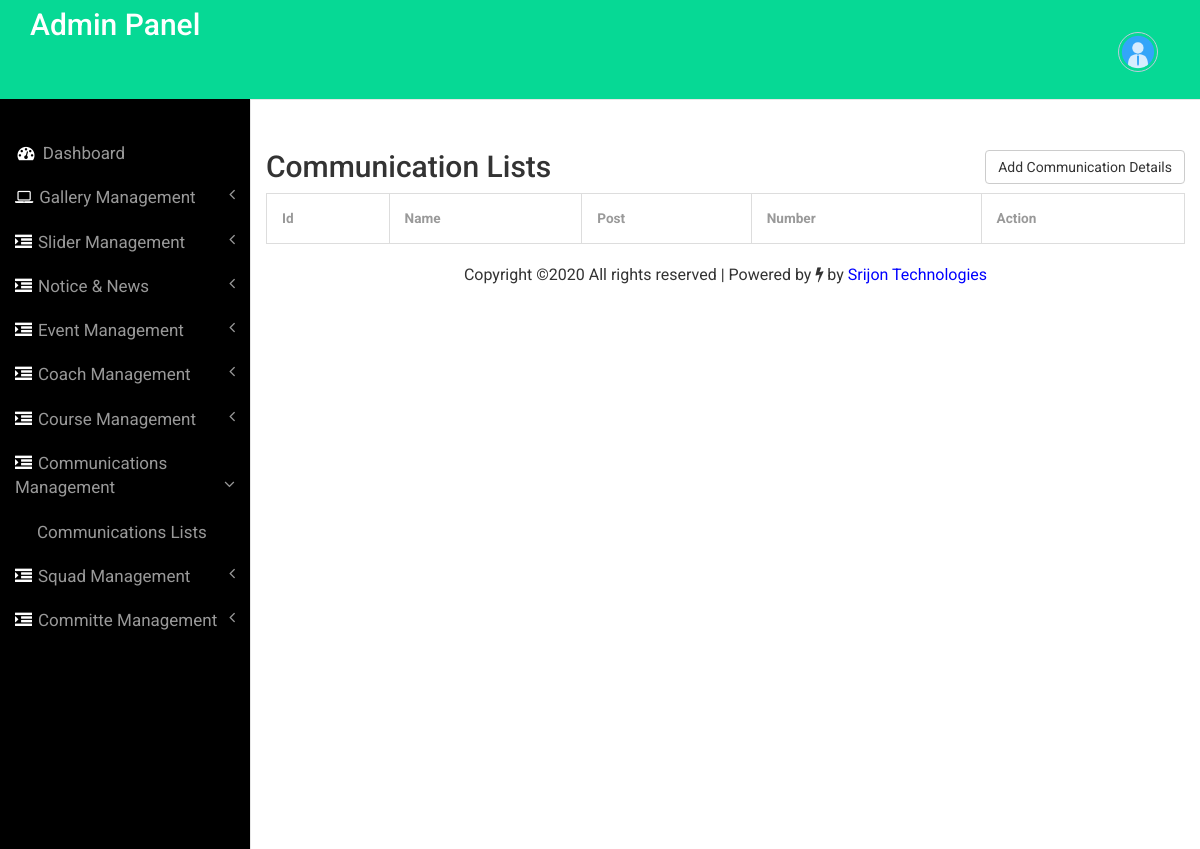
Before: /admin/comms_list.php (signed in) with the older database file.
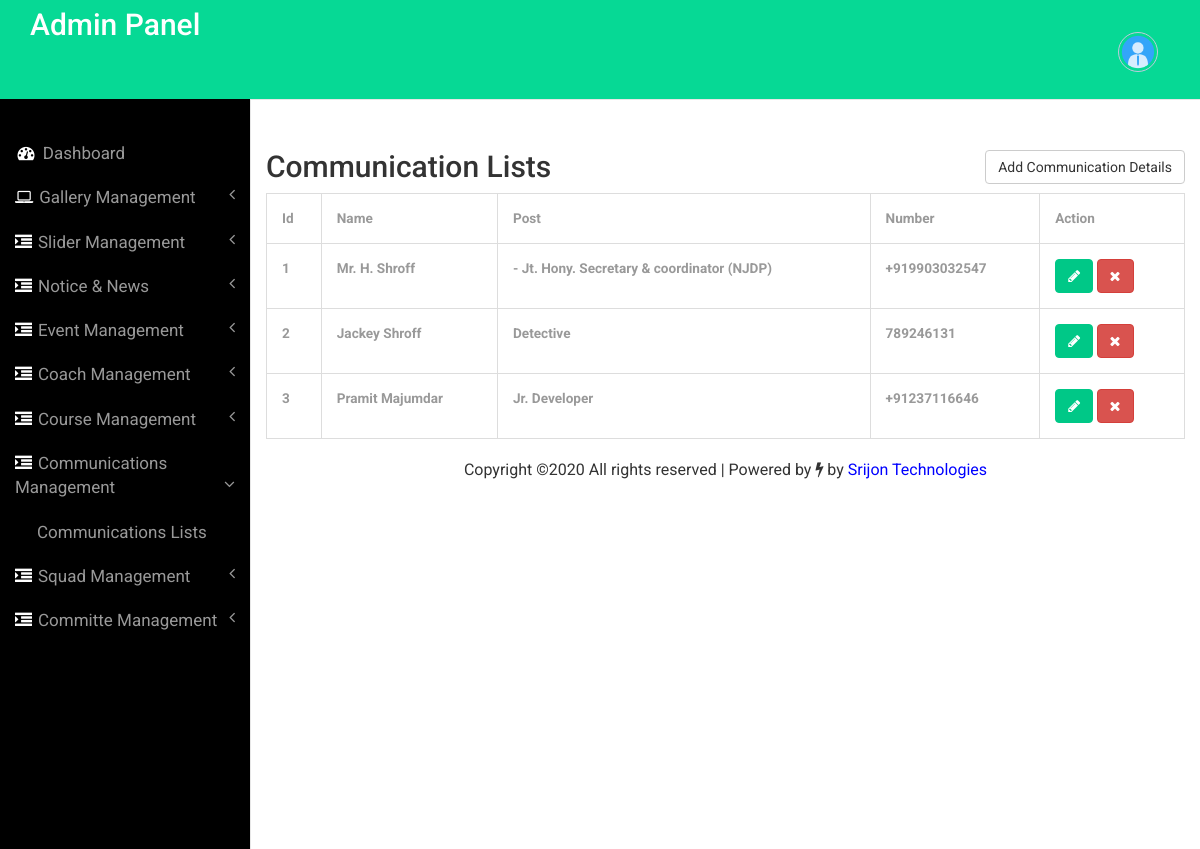
After: the same page with the newer database file.
### tables this page shows
CREATE TABLE `tbl_comms` (
  `Id` int(11) NOT NULL,
  `name` text NOT NULL,
  `post` varchar(255) NOT NULL,
  `number` varchar(20) NOT NULL
);

### admin/comms_list.php (the view, shortened to what this page needs)
<?php
include('includes/config.php');
if(strlen($_SESSION['alogin'])==0)
	{
header('location:dashoard.php');
}
else{
	?>
<!DOCTYPE HTML>
<html>
<head>
  <link href="css/bootstrap.min.css" rel='stylesheet' type='text/css' />
  <link href="css/style.css" rel='stylesheet' type='text/css' />
  <link href="css/font-awesome.css" rel="stylesheet">
</head>
<body>
  <div id="wrapper">
    <nav class="top1 navbar navbar-default navbar-static-top" role="navigation" style="margin-bottom: 0">
      <?php include('includes/sidebar.php'); ?>
    </nav>
    <div id="page-wrapper">
      <div class="container">
        <div class="margin">
          <div class="row">
            <div class="col-md-6">
              <h2>Communication Lists</h2>
            </div>
            <div class="col-md-6"><a href="add_comms.php"><button type="submit" class="btn btn-default">Add
                  Communication Details</button></a></div>
          </div>
        </div>
        <table class="table table-bordered">
          <thead>
            <tr>
              <th>Id</th>
              <th>Name</th>
              <th>Post</th>
              <th>Number</th>
              <th>Action</th>
            </tr>
          </thead>
          <tbody>
            <?php $sql = "SELECT * from tbl_comms";
$query = $dbh -> prepare($sql);
$query->execute();
$results=$query->fetchAll(PDO::FETCH_OBJ);
$cnt=1;
if($query->rowCount() > 0)
{
foreach($results as $result)
{				?>
            <tr>
              <td><strong><?php echo $cnt ?></strong></td>
              <td><strong><?php echo $result->name ?></strong></td>
              <td><strong><?php echo $result->post ?></strong></td>
              <td><strong><?php echo $result->number ?></strong></td>
              <td><a href="update_comms.php?coid=<?php echo $result->Id ?>" class="btn btn-primary"
                  title="" data-toggle="tooltip" data-original-title="Edit"><i class="fa fa-pencil"></i></a>&nbsp;<a
                  href="comms_list.php?comid=<?php echo $result->Id ?>"
                  class="btn btn-danger delete-btn" title="Delete"
                  onclick="return confirm('Do you really want to delete')" data-toggle="tooltip"><i
                    class="fa fa-times"></i></a>&nbsp;</td>
            </tr>
            <?php $cnt=$cnt+1;} }?>
          </tbody>
        </table>
      </div>
      <?php include('includes/copyright.php') ?>
    </div>
  </div>
  <link href="css/custom.css" rel="stylesheet">
</body>
</html>
<?php } ?>

Changed rows visible on the page:
added tbl_comms: name "Mr. H. Shroff", post "- Jt. Hony. Secretary & coordinator (NJDP)", number "+919903032547"
added tbl_comms: name "Jackey Shroff", post "Detective", number "789246131"
added tbl_comms: name "Pramit Majumdar", post "Jr. Developer", number "+91237116646"
